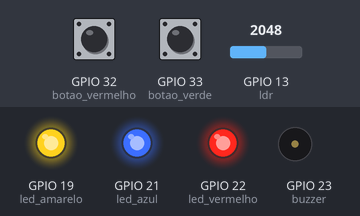
Simulated run of this sketch. Board: ESP32. On the bench: output pins drawn as LEDs (lit = HIGH), buzzer (waves = sounding). The test bench sets the inputs (shaded band); at power-on: GPIO 13 (ldr) = 2048, GPIO 32 (botao_vermelho) HIGH, GPIO 33 (botao_verde) HIGH. What the sketch prints to the serial monitor is not drawn.

Above: at 7.8 s.
7.9 s: GPIO 13 (ldr) set to 2136
At 10.1 s:
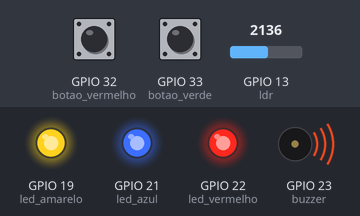
17.2 s: GPIO 13 (ldr) set to 2209
At 24.6 s:
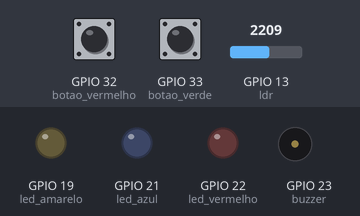
31.2 s: GPIO 13 (ldr) set to 2400
39.0 s: GPIO 13 (ldr) set to 2513
At 45.5 s:
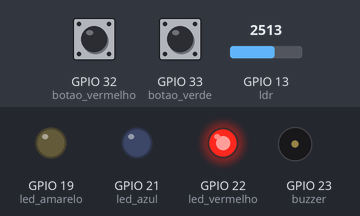
53.0 s: GPIO 13 (ldr) set to 2667
60.8 s: GPIO 13 (ldr) set to 2772
At 67.5 s:
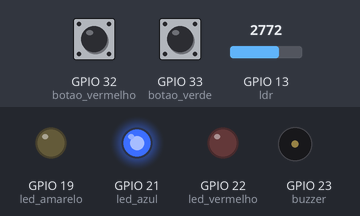
Timing chart, 0 to 74.7 s (numbered marks = the images above; inputs shaded):
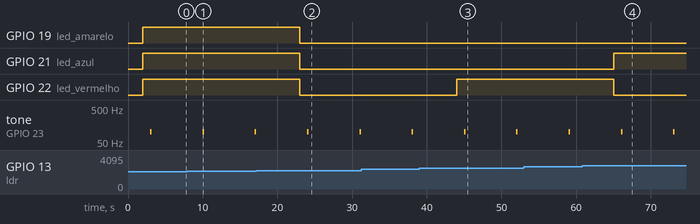

Measured:
- the behaviour switches between 2183 and 2184 on GPIO 13 (ldr) (found by bisection; images 1 and 2)
- the behaviour switches between 2456 and 2457 on GPIO 13 (ldr) (found by bisection; images 2 and 3)
- the behaviour switches between 2729 and 2730 on GPIO 13 (ldr) (found by bisection; images 3 and 4)
- after the input at 17.2 s, GPIO 19 (led_amarelo), GPIO 21 (led_azul), GPIO 22 (led_vermelho): HIGH → LOW after 5.8 s
- after the input at 39.0 s, GPIO 22 (led_vermelho): LOW → HIGH after 5.0 s
- after the input at 60.8 s, GPIO 21 (led_azul): LOW → HIGH after 4.2 s; GPIO 22 (led_vermelho): HIGH → LOW after 4.2 s
- by itself, tone on GPIO 23 (buzzer): alternates 100 Hz for 0.20 s and silent for 6.8 s

The sketch:

sketch.ino
```cpp
#define led_vermelho 22
#define led_azul 21
#define led_amarelo 19
#define led_verde 18
#define botao_verde 33
#define botao_vermelho 32
#define buzzer 23
#define ldr 13

int vetor[4];
int vetorBotaoVerde[1];

void setup() {
  Serial.begin(115200);
  // put your setup code here, to run once:
  pinMode(led_vermelho, OUTPUT);
  pinMode (led_azul, OUTPUT);
  pinMode (led_amarelo, OUTPUT);
  pinMode(botao_verde, INPUT_PULLUP);
  pinMode(botao_vermelho, INPUT_PULLUP);
  pinMode(buzzer, OUTPUT);
  pinMode(ldr, INPUT);
}
void conversorBinario(int number){
  for (int i=0; i < 4; i++){
    if (number%2 == 0){
      vetor[i] = 0;
    } else{
      vetor[i]= 1;
    }
    number = (number/2);
  }
}

void posicoes (){
    if (vetor[0] == 1){
      digitalWrite(led_vermelho, 1);
    }
    else if (vetor[0] == 0){
      digitalWrite(led_vermelho, 0);
    }
    if (vetor[1] == 1){
      digitalWrite(led_azul, 1);
    }
    else if (vetor[1] == 0){
      digitalWrite(led_azul, 0);
    }
    if (vetor[2] == 1){
      digitalWrite(led_amarelo, 1);
    }
    else if (vetor[2] == 0){
      digitalWrite(led_amarelo, 0);
    }
     if (vetor[3] == 1){
      digitalWrite(led_verde, 1);
    }
    else if (vetor[3] == 0){
      digitalWrite(led_verde, 0);
    }

    Serial.print(vetor[0]);
    Serial.print(vetor[1]);
    Serial.print(vetor[2]);
    Serial.print(vetor[3]);
}

void buzina(int number){
  for (int h = 0; h < number; number--) {
    tone(buzzer, (number * 100), 200);
  }
}

void primeiroBotao(int number){
  if (digitalRead(botao_verde) == 0){
    vetorBotaoVerde[0] = number;
  }
}

void segundoBotao(int number){
  if (digitalRead(botao_vermelho) == 0){
    posicoes();
    buzina(vetorBotaoVerde[0]);
  }
}


void loop() {
  int valorNumerico = analogRead(13); //variavel que armazena os valores lidos por LDR
  int valorLDR = (valorNumerico/273);
  conversorBinario(valorLDR);
  delay(2000);
  posicoes();
  delay(1000);
  buzina(valorLDR);
  delay(3000);
  primeiroBotao(valorLDR);
  delay(1000);
  segundoBotao(valorLDR);
}
```
